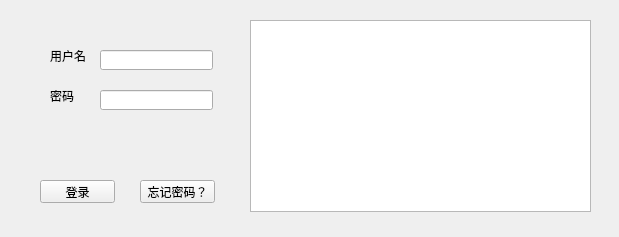
<?xml version="1.0" encoding="UTF-8"?>
<ui version="4.0">
 <class>Form</class>
 <widget class="QWidget" name="Form">
  <property name="geometry">
   <rect>
    <x>0</x>
    <y>0</y>
    <width>619</width>
    <height>237</height>
   </rect>
  </property>
  <property name="windowTitle">
   <string>QQ</string>
  </property>
  <widget class="QLabel" name="label">
   <property name="geometry">
    <rect>
     <x>50</x>
     <y>50</y>
     <width>54</width>
     <height>12</height>
    </rect>
   </property>
   <property name="text">
    <string>用户名</string>
   </property>
  </widget>
  <widget class="QLineEdit" name="lineEdit">
   <property name="geometry">
    <rect>
     <x>100</x>
     <y>50</y>
     <width>113</width>
     <height>20</height>
    </rect>
   </property>
  </widget>
  <widget class="QLabel" name="label_2">
   <property name="geometry">
    <rect>
     <x>50</x>
     <y>90</y>
     <width>54</width>
     <height>12</height>
    </rect>
   </property>
   <property name="text">
    <string>密码</string>
   </property>
  </widget>
  <widget class="QLineEdit" name="lineEdit_2">
   <property name="geometry">
    <rect>
     <x>100</x>
     <y>90</y>
     <width>113</width>
     <height>20</height>
    </rect>
   </property>
  </widget>
  <widget class="QPushButton" name="pushButton">
   <property name="geometry">
    <rect>
     <x>40</x>
     <y>180</y>
     <width>75</width>
     <height>23</height>
    </rect>
   </property>
   <property name="text">
    <string>登录</string>
   </property>
  </widget>
  <widget class="QPushButton" name="pushButton_2">
   <property name="geometry">
    <rect>
     <x>140</x>
     <y>180</y>
     <width>75</width>
     <height>23</height>
    </rect>
   </property>
   <property name="text">
    <string>忘记密码？</string>
   </property>
  </widget>
  <widget class="QTextBrowser" name="textBrowser">
   <property name="geometry">
    <rect>
     <x>250</x>
     <y>20</y>
     <width>341</width>
     <height>192</height>
    </rect>
   </property>
  </widget>
 </widget>
 <resources/>
 <connections/>
</ui>
